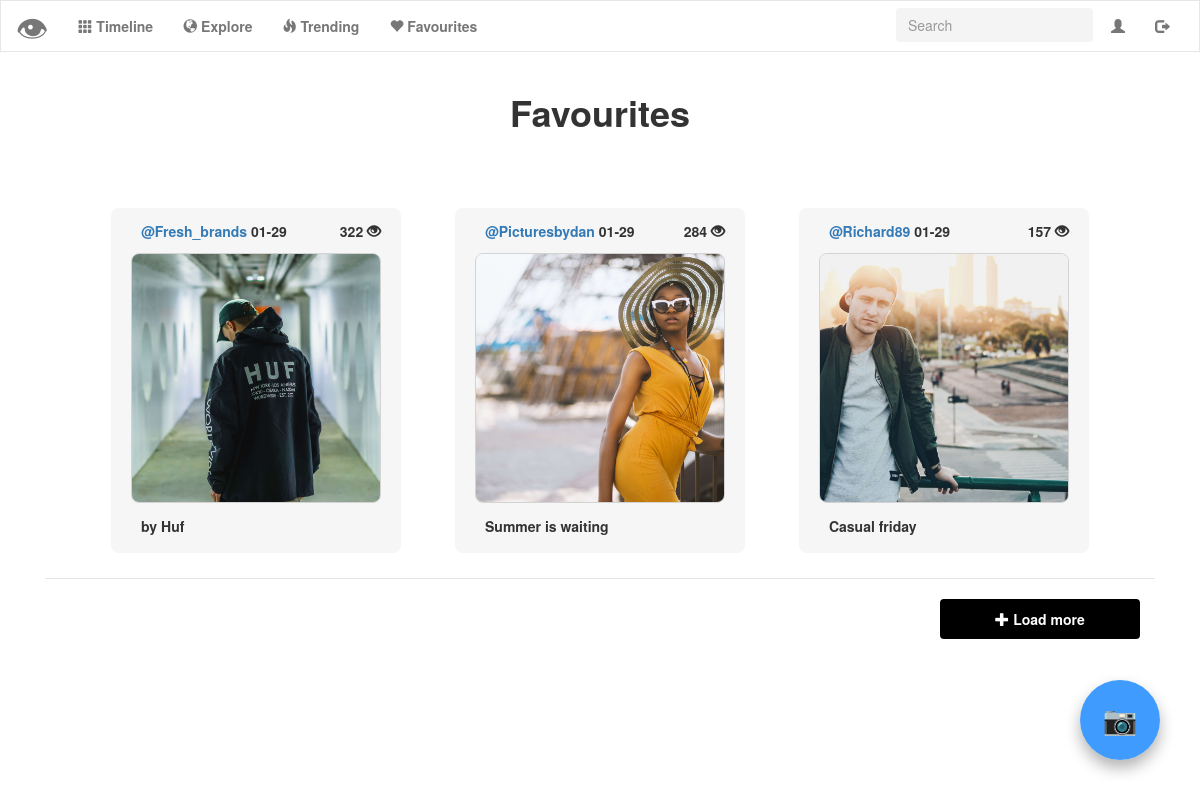
/favourites (signed in), run on the app's committed database.
### tables this page shows
CREATE TABLE 'uploads' ('id' integer PRIMARY KEY AUTOINCREMENT NOT NULL, 'user_id' integer NOT NULL, 'upload' text NOT NULL, 'description' text NOT NULL, 'timestamp' double precision NOT NULL DEFAULT CURRENT_TIMESTAMP, 'username'  text NOT NULL  , 'score' INTEGER NOT NULL DEFAULT 0);

### application.py (the view)
@app.route("/favourites")
@login_required
def favourites():
    favourites = []
    post_id = get_favourites(session["user_id"])
    show = True
    if len(post_id) == 0:
        flash("You have no favourite posts!")
        return render_template("favourites.html")
    for p in post_id:
        favourites.append(get_info(p["photo_id"]))
    favourites.reverse()
    if len(favourites) <= counter_favourites:
        show = False
    favourites = favourites[:counter_favourites]
    return render_template("favourites.html", favourites=favourites, user_id=session["user_id"], show=show)

### helpers.py (called while the page is built)
def login_required(f):
    @wraps(f)
    def decorated_function(*args, **kwargs):
        if session.get("user_id") is None:
            return redirect("/login")
        return f(*args, **kwargs)
    return decorated_function

def get_favourites(user_id):
    photo_id = db.execute("SELECT photo_id FROM favourites WHERE user_id = :user_id", user_id=user_id)
    return photo_id

def get_info(post_id):
    post_info = db.execute("SELECT * FROM uploads WHERE id=:post_id",
                           post_id=post_id)
    post_info = change_timestamp(post_info)[0]
    return post_info

def change_timestamp(post_list):
    for post in post_list:
        date = post["timestamp"]
        date = date[5:11]
        post["timestamp"] = date
    return post_list

### templates/favourites.html (shortened to what this page needs)
{% extends "layout.html" %}
{% block main %}
<div class="container-title" id="timeline-title">
	<h1>
		<b>Favourites</b>
	</h1>
</div>
<div class="col-lg-12 col-md-12 col-sm-12 col-xs-12">
       {% for post in favourites %}
	<button name="modal" class="photo_modal trending_modal modal-label" id="account-photo-modal" data-toggle="modal" data-target="#photomodal{{ post.id }}">
		<label for="modal">
			<div class="account-photo-description">
				<a href="{{ url_for('profile', username= post.username) }}">
					<label id="username">{{ post.username }} </label>
				</a>
				<label id="timestamp">{{ post.timestamp }} </label>
				<label id="score-profile">{{ post.score }}
					<span class="glyphicon glyphicon-eye-open"></span>
				</label>
			</div>
			<img src="/upload/{{ post.upload }}" class="img-responsive trending-image">
				<div class="account-photo-bottom-description">
					<label id="discription">{{ post.description }} </label>
				</div>
			</label>
		</button>
    {% endfor %}
        {% if show is sameas true %}
        <div class="modal-footer">
        	<button id="load_more" onclick="load_more('favourites')" class="btn btn-dark">
        		<span class="glyphicon glyphicon-plus"></span>
        		<b> Load more</b>
        	</button>
        </div>
        {% endif %}
		</div>
{% endblock %}

### static/styles.css (style rules this page uses)
html,body { overflow-x: hidden; width: 100%; }
main img { max-width: 100%; }
.btn { width:200px !important; background-color:black; color:white; height:40px; margin-top: 5px; }
.img-responsive { border: 0.5px solid lightgray; object-fit: cover; width:250px !important; height:250px !important; border-radius: 8px; }
.photo_modal { background-color: white; border: 0px; }
.modal-label { transition: all 0.3s ease 0s; cursor: pointer; outline: none; }
@media only screen and (min-width: 800px) { .trending-image { width: 200px; height: 200px; } }
#timeline-title { margin-bottom: 50px !important; }
#score-profile { padding-right: 0px !important; float:right; }
#account-photo-modal { background-color: rgba(246,246,246,1); padding: 20px; border-radius: 8px; margin-bottom: 25px; }
.account-photo-description { text-align: left; margin-left: 10px; position: relative; top: 30%; transform: translateY(-30%); -webkit-transform: translateY(-30%); }
.account-photo-bottom-description { text-align: left; margin-left: 10px; position: relative; top: 50%; transform: translateY(50%); -webkit-transform: translateY(50%); }
.trending_modal { margin: 25px; }

### data on the page
uploads: username "@Fresh_brands", timestamp "01-29", score "322", upload (picture), description "by Huf"
uploads: username "@Picturesbydan", timestamp "01-29", score "284", upload (picture), description "Summer is waiting"
uploads: username "@Richard89", timestamp "01-29", score "157", upload (picture), description "Casual friday"
